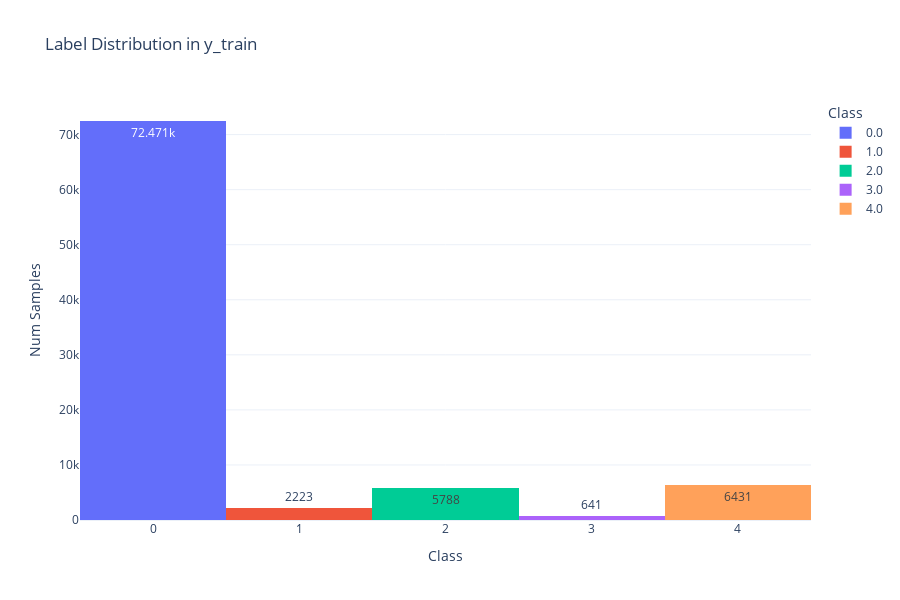

Notebook code cell kept with this figure:
### Markdown cell above
## EDA

### Code cell
fig_train = px.histogram(y_train, x=187, title="Label Distribution in y_train", 
                         text_auto=True, labels={"Label": "Class Labels"},
                         color= 187)  
fig_train.update_layout(
    xaxis_title="Class",
    yaxis_title="Num Samples",
    legend_title="Class",
    template="plotly_white",
    height = 600
)

fig_train.show()

### Figure 1 — Plotly figure (JSON) as saved in the notebook; plotly's stock layout.template omitted (floating-point values rounded to 4 significant figures; data arrays with more than 128 entries replaced by an {"elided": "..."} marker saying what was removed)
{"data": [{"alignmentgroup": "True", "bingroup": "x", "hovertemplate": "187=%{x}<br>count=%{y}<extra></extra>", "legendgroup": "0.0", "marker": {"color": "#636efa", "pattern": {"shape": ""}}, "name": "0.0", "offsetgroup": "0.0", "orientation": "v", "showlegend": true, "texttemplate": "%{value}", "type": "histogram", "x": {"elided": "72471 int values"}, "xaxis": "x", "yaxis": "y"}, {"alignmentgroup": "True", "bingroup": "x", "hovertemplate": "187=%{x}<br>count=%{y}<extra></extra>", "legendgroup": "1.0", "marker": {"color": "#EF553B", "pattern": {"shape": ""}}, "name": "1.0", "offsetgroup": "1.0", "orientation": "v", "showlegend": true, "texttemplate": "%{value}", "type": "histogram", "x": {"elided": "2223 int values"}, "xaxis": "x", "yaxis": "y"}, {"alignmentgroup": "True", "bingroup": "x", "hovertemplate": "187=%{x}<br>count=%{y}<extra></extra>", "legendgroup": "2.0", "marker": {"color": "#00cc96", "pattern": {"shape": ""}}, "name": "2.0", "offsetgroup": "2.0", "orientation": "v", "showlegend": true, "texttemplate": "%{value}", "type": "histogram", "x": {"elided": "5788 int values"}, "xaxis": "x", "yaxis": "y"}, {"alignmentgroup": "True", "bingroup": "x", "hovertemplate": "187=%{x}<br>count=%{y}<extra></extra>", "legendgroup": "3.0", "marker": {"color": "#ab63fa", "pattern": {"shape": ""}}, "name": "3.0", "offsetgroup": "3.0", "orientation": "v", "showlegend": true, "texttemplate": "%{value}", "type": "histogram", "x": {"elided": "641 int values"}, "xaxis": "x", "yaxis": "y"}, {"alignmentgroup": "True", "bingroup": "x", "hovertemplate": "187=%{x}<br>count=%{y}<extra></extra>", "legendgroup": "4.0", "marker": {"color": "#FFA15A", "pattern": {"shape": ""}}, "name": "4.0", "offsetgroup": "4.0", "orientation": "v", "showlegend": true, "texttemplate": "%{value}", "type": "histogram", "x": {"elided": "6431 int values"}, "xaxis": "x", "yaxis": "y"}], "layout": {"barmode": "relative", "height": 600, "legend": {"title": {"text": "Class"}, "tracegroupgap": 0}, "title": {"text": "Label Distribution in y_train"}, "xaxis": {"anchor": "y", "categoryarray": [0, 1, 2, 3, 4], "categoryorder": "array", "domain": [0, 1], "title": {"text": "Class"}}, "yaxis": {"anchor": "x", "domain": [0, 1], "title": {"text": "Num Samples"}}}}
